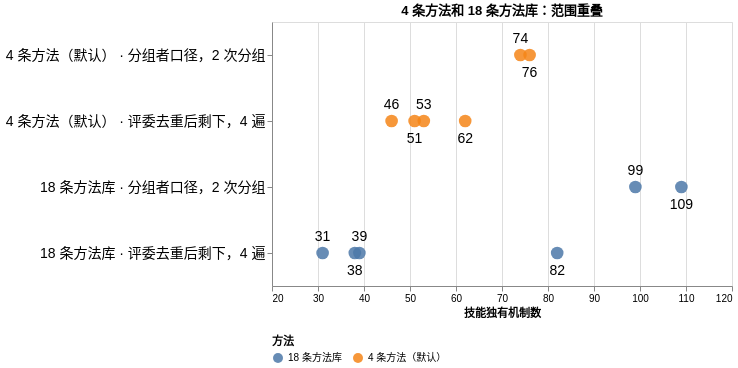

Express this chart as Vega-Lite.
### Vega-Lite specification from a JSON file in a GitHub repository (floating-point values rounded to 4 significant figures)
{"usermeta": {"fig": {"content": "data", "style": "cool-clean", "candidates": ["cool-clean"], "why": "计数取自结果文件", "surface": "repo-doc"}}, "title": "4 条方法和 18 条方法库：范围重叠", "width": 460, "height": 264, "data": {"values": [{"row": "4 条方法（默认） · 分组者口径，2 次分组", "group": "4 条方法（默认）", "count": 76, "below": 1}, {"row": "4 条方法（默认） · 分组者口径，2 次分组", "group": "4 条方法（默认）", "count": 74, "below": 0}, {"row": "4 条方法（默认） · 评委去重后剩下，4 遍", "group": "4 条方法（默认）", "count": 53, "below": 0}, {"row": "4 条方法（默认） · 评委去重后剩下，4 遍", "group": "4 条方法（默认）", "count": 62, "below": 1}, {"row": "4 条方法（默认） · 评委去重后剩下，4 遍", "group": "4 条方法（默认）", "count": 51, "below": 1}, {"row": "4 条方法（默认） · 评委去重后剩下，4 遍", "group": "4 条方法（默认）", "count": 46, "below": 0}, {"row": "18 条方法库 · 分组者口径，2 次分组", "group": "18 条方法库", "count": 99, "below": 0}, {"row": "18 条方法库 · 分组者口径，2 次分组", "group": "18 条方法库", "count": 109, "below": 1}, {"row": "18 条方法库 · 评委去重后剩下，4 遍", "group": "18 条方法库", "count": 82, "below": 1}, {"row": "18 条方法库 · 评委去重后剩下，4 遍", "group": "18 条方法库", "count": 39, "below": 0}, {"row": "18 条方法库 · 评委去重后剩下，4 遍", "group": "18 条方法库", "count": 31, "below": 0}, {"row": "18 条方法库 · 评委去重后剩下，4 遍", "group": "18 条方法库", "count": 38, "below": 1}]}, "layer": [{"mark": {"type": "point", "filled": true, "size": 160, "opacity": 0.85}, "encoding": {"y": {"field": "row", "type": "nominal", "title": null, "sort": ["4 条方法（默认） · 分组者口径，2 次分组", "4 条方法（默认） · 评委去重后剩下，4 遍", "18 条方法库 · 分组者口径，2 次分组", "18 条方法库 · 评委去重后剩下，4 遍"], "axis": {"labelFontSize": 14, "labelLimit": 420}}, "x": {"field": "count", "type": "quantitative", "title": "技能独有机制数", "scale": {"domain": [20, 120]}}, "color": {"field": "group", "type": "nominal", "title": "方法", "legend": {"orient": "bottom"}}}}, {"transform": [{"filter": "datum.below == 0"}], "mark": {"type": "text", "dy": -16, "fontSize": 14}, "encoding": {"y": {"field": "row", "type": "nominal", "title": null, "sort": ["4 条方法（默认） · 分组者口径，2 次分组", "4 条方法（默认） · 评委去重后剩下，4 遍", "18 条方法库 · 分组者口径，2 次分组", "18 条方法库 · 评委去重后剩下，4 遍"], "axis": {"labelFontSize": 14, "labelLimit": 420}}, "x": {"field": "count", "type": "quantitative", "title": "技能独有机制数", "scale": {"domain": [20, 120]}}, "text": {"field": "count"}}}, {"transform": [{"filter": "datum.below == 1"}], "mark": {"type": "text", "dy": 18, "fontSize": 14}, "encoding": {"y": {"field": "row", "type": "nominal", "title": null, "sort": ["4 条方法（默认） · 分组者口径，2 次分组", "4 条方法（默认） · 评委去重后剩下，4 遍", "18 条方法库 · 分组者口径，2 次分组", "18 条方法库 · 评委去重后剩下，4 遍"], "axis": {"labelFontSize": 14, "labelLimit": 420}}, "x": {"field": "count", "type": "quantitative", "title": "技能独有机制数", "scale": {"domain": [20, 120]}}, "text": {"field": "count"}}}]}
